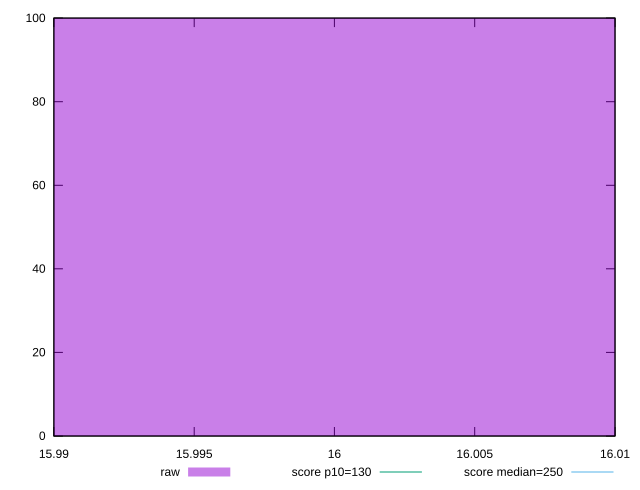

The gnuplot source for this figure:
reset

$raw <<EOF
16 100
EOF

set key outside below
set boxwidth 0.1
set xrange [15.99:16.01]
set yrange [0:100]
set style fill transparent solid 0.5 noborder

set parametric
set terminal svg size 640, 490 enhanced background rgb 'white'
set output "report_00007_2020-12-11T15:55:29.892Z/max-potential-fid/samples/pages+cached+noexternal+nojs/raw/histogram.svg"

plot $raw title "raw" with boxes, \
     130,t title "score p10=130", \
     250,t title "score median=250"

reset
